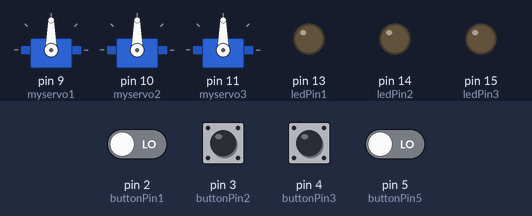
A sketch run on a simulated Arduino Uno, built with avr-gcc and run on an emulated ATmega328P. On the bench: 3 × servo, output pins drawn as LEDs (lit = HIGH). The inputs (shaded band) are chosen by the test bench; at power-on: pin 2 (buttonPin1), pin 3 (buttonPin2), pin 4 (buttonPin3), pin 5 (buttonPin5) LOW.

Above: at 1.2 s.
1.3 s: pin 2 (buttonPin1) driven HIGH and pin 5 (buttonPin5) driven HIGH
4.3 s: pin 3 (buttonPin2) pulled HIGH for 1 s
6.8 s: pin 4 (buttonPin3) pulled HIGH for 0.15 s
At 8.1 s:
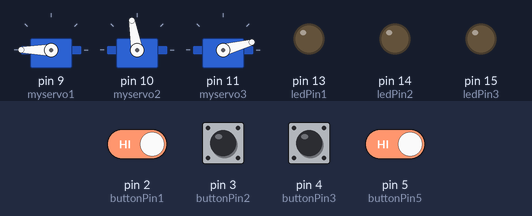
8.4 s: pin 5 (buttonPin5) driven LOW
At 11.1 s:
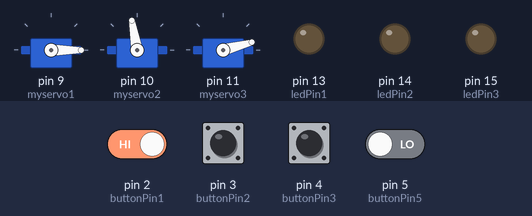
11.4 s: pin 3 (buttonPin2) pulled HIGH for 0.15 s
At 11.8 s:
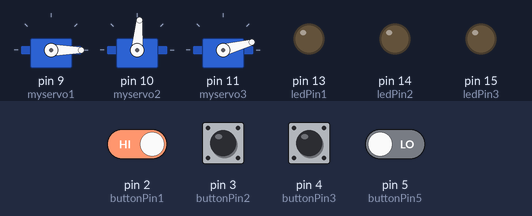
13.0 s: pin 5 (buttonPin5) driven HIGH
At 15.9 s:
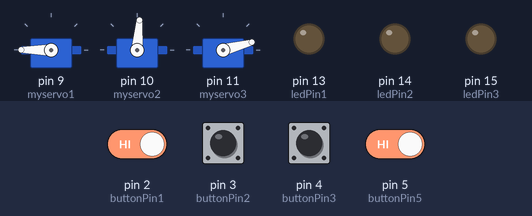
Timing chart, 0 to 17.0 s (numbered marks = the images above; inputs shaded):
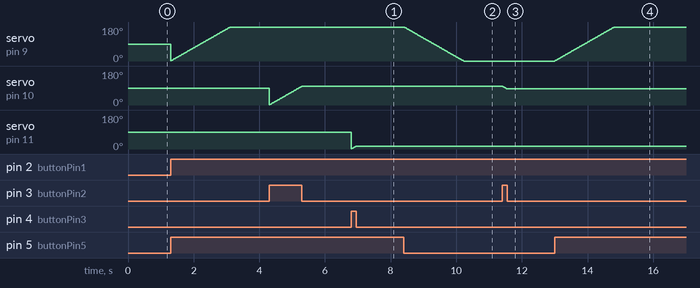

Measured:
- after the input at 6.8 s, servo on pin 11 (myservo3): 90° → 15° at once
- after the input at 8.4 s, servo on pin 9 (myservo1): moves from 180° to 0° over 1.8 s, starting at once
- after the input at 11.4 s, servo on pin 10 (myservo2): 100° → 85° at once
- after the input at 13.0 s, servo on pin 9 (myservo1): moves from 0° to 180° over 1.8 s, starting at once

The sketch:

SweepTest.ino
```cpp
#include <Servo.h>

// constants won't change. They're used here to set pin numbers:
const int buttonPin1 = 2;  // the number of the pushbutton pin
const int ledPin1 = 13;    // the number of the LED pin

const int buttonPin2 = 3;
const int ledPin2 = 14;

const int buttonPin3 = 4;
const int ledPin3 = 15;

const int buttonPin5 = 5;

Servo myservo1, myservo2, myservo3;  // create servo object to control a servo


// variables will change:
int buttonState1 = 0;  // variable for reading the pushbutton status
int buttonState2 = 0;
int buttonState3 = 0;
int buttonState5 = 0;

void setup() {
  // initialize the LED pin as an output:
  pinMode(ledPin1, OUTPUT);
  pinMode(ledPin2, OUTPUT);
  pinMode(ledPin3, OUTPUT);
  // initialize the pushbutton pin as an input:
  pinMode(buttonPin1, INPUT);
  pinMode(buttonPin2, INPUT);
  pinMode(buttonPin3, INPUT);
  pinMode(buttonPin5, INPUT);

  myservo1.attach(9);
  myservo2.attach(10);
  myservo3.attach(11);

}

// twelve servo objects can be created on most boards

int pos1 = 0;
int pos2 = 0;
int pos3 = 0;    // variable to store the servo position

//void setup() {
  //myservo1.attach(9);  // attaches the servo on pin 9 to the servo object
  //myservo2.attach(10);
  //myservo3.attach(11);
//}

//void setup2() {
  //  myservo2.attach(10);
//}

//void setup3() {
  //  myservo3.attach(11);

//}


void loop() {

  buttonState1 = digitalRead(buttonPin1);
  buttonState2 = digitalRead(buttonPin2);
  buttonState3 = digitalRead(buttonPin3);
  buttonState5 = digitalRead(buttonPin5);


  // check if the pushbutton is pressed. If it is, the buttonState is HIGH:
  /*if (buttonState1 == HIGH) {
    // turn LED on:
    digitalWrite(ledPin1, HIGH);
  } else {
    // turn LED off:
    digitalWrite(ledPin1, LOW);
  }

  if (buttonState2 == HIGH) {
    // turn LED on:
    digitalWrite(ledPin2, HIGH);
  } else {
    // turn LED off:
    digitalWrite(ledPin2, LOW);
  }

  if (buttonState3 == HIGH) {
    // turn LED on:
    digitalWrite(ledPin3, HIGH);
  } else {
    // turn LED off:
    digitalWrite(ledPin3, LOW);
  }*/

  if(buttonState1 == HIGH) {
    if(pos1 <= 180 && buttonState5 == HIGH){
      pos1 += 1;
      myservo1.write(pos1);
      delay(10);
    }
    else if (pos1 > 0 && buttonState5 == LOW){
      pos1 = pos1 - 1;
      myservo1.write(pos1);
      delay(10);

    }
  }

  if(buttonState2 == HIGH) {
    if(pos2 <= 180 && buttonState5 == HIGH){
      pos2 += 1;
      myservo2.write(pos2);
      delay(10);
    }
    else if (pos2 > 0 && buttonState5 == LOW){
      pos2 = pos2 - 1;
      myservo2.write(pos2);
      delay(10);

    }
  }

  if(buttonState3 == HIGH) {
    if(pos3 <= 180 && buttonState5 == HIGH){
      pos3 += 1;
      myservo3.write(pos3);
      delay(10);
    }
    else if (pos3 > 0 && buttonState5 == LOW){
      pos3 = pos3 - 1;
      myservo3.write(pos3);
      delay(10);

    }
  }

    /*for (pos1 = 0; pos1 <= 180; pos1 += 1) { // goes from 0 degrees to 180 degrees
    // in steps of 1 degree
    myservo1.write(pos1);             // tell servo to go to position in variable 'pos'
    delay(15);                       // waits 15 ms for the servo to reach the position
  }
    for (pos1 = 180; pos1 >= 0; pos1 -= 1) { // goes from 180 degrees to 0 degrees
    myservo1.write(pos1);
             // tell servo to go to position in variable 'pos'
    delay(15);                       // waits 15 ms for the servo to reach the position
  }

  }*/

  /*if( buttonState2== HIGH) {
    for (pos2 = 0; pos2 <= 180; pos2 += 1) { // goes from 0 degrees to 180 degrees
    // in steps of 1 degree
    myservo2.write(pos2);             // tell servo to go to position in variable 'pos'
    delay(15);                       // waits 15 ms for the servo to reach the position
  }
    for (pos2 = 180; pos2 >= 0; pos2 -= 1) { // goes from 180 degrees to 0 degrees
    myservo2.write(pos2);
             // tell servo to go to position in variable 'pos'
    delay(15);                       // waits 15 ms for the servo to reach the position
  }

  }

  if(buttonState3 == HIGH) {
    for (pos3 = 0; pos3 <= 180; pos3 += 1) { // goes from 0 degrees to 180 degrees
    // in steps of 1 degree
    myservo3.write(pos3);             // tell servo to go to position in variable 'pos'
    delay(15);                       // waits 15 ms for the servo to reach the position
  }
    for (pos3 = 180; pos3 >= 0; pos3 -= 1) { // goes from 180 degrees to 0 degrees
    myservo3.write(pos3);
             // tell servo to go to position in variable 'pos'
    delay(15);                       // waits 15 ms for the servo to reach the position
  }

  }


  /*for (pos = 0; pos <= 180; pos += 1) { // goes from 0 degrees to 180 degrees
    // in steps of 1 degree
    myservo1.write(pos);
    myservo2.write(pos);
    myservo3.write(pos);              // tell servo to go to position in variable 'pos'
    delay(15);                       // waits 15 ms for the servo to reach the position
  }
  for (pos = 180; pos >= 0; pos -= 1) { // goes from 180 degrees to 0 degrees
    myservo1.write(pos);
    myservo2.write(pos);
    myservo3.write(pos);              // tell servo to go to position in variable 'pos'
    delay(15);                       // waits 15 ms for the servo to reach the position
  }*/
}
```
